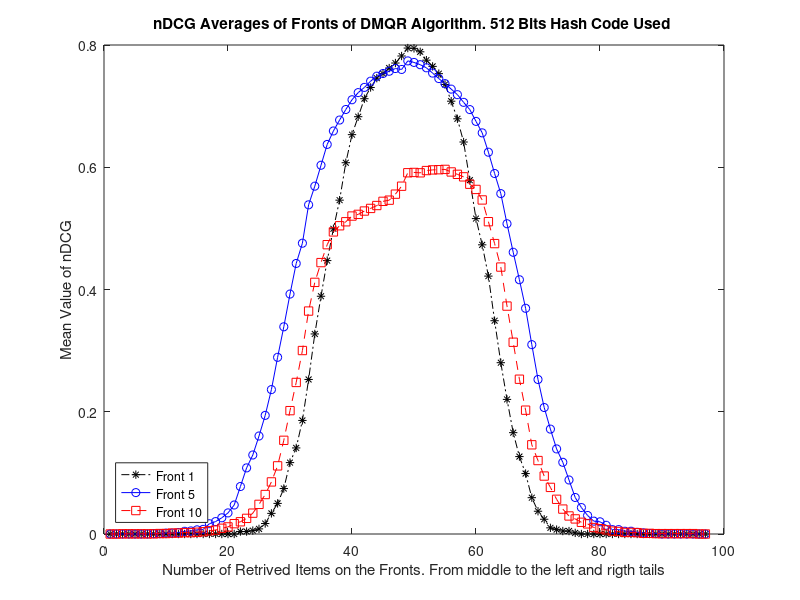

The MATLAB script that drew this image:
clear all;
clc;

x=linspace(0,160,1);

load('DMQR_512_mean_nDCG_10_fronts');
plot(n_DCG_mean_fronts(1,:),'-.k*');
hold on

clear;
load('DMQR_512_mean_nDCG_10_fronts');
plot(n_DCG_mean_fronts(5,:),'-bo');
hold on

clear;
load('DMQR_512_mean_nDCG_10_fronts');
plot(n_DCG_mean_fronts(10,:),'--rs');
hold on




title('nDCG Averages of Fronts of DMQR Algorithm. 512 Bits Hash Code Used ')

ylabel('Mean Value of nDCG')
xlabel('Number of Retrived Items on the Fronts. From middle to the left and rigth tails') 

legend({'Front 1','Front 5','Front 10'},'Location','southwest')

hold off;